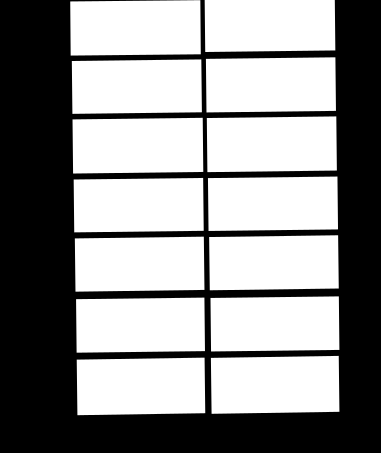
#> input picture mask_crop.png, 381 x 453 px
$ python main.py   (older library calls are emulated)
#> lines starting #> are read from the running program, lines starting #| are printed output that depends on the picture; after the words box and inside, x2 and y2 are one past the last pixel; in counts of white or black regions, pixels touching at a corner belong together
### util.py
import cv2
import numpy as np
import pickle
from skimage.transform import resize
MODEL = pickle.load(open('model.p','rb'))
#> (reads model.p from the repository)
#> further down, mask is the input picture: shape (453, 381); min 0, max 255, mean 143.3

def get_parking_spots_bboxes(connected_components):
  (totalLabels, label_ids, values, centroids) = connected_components
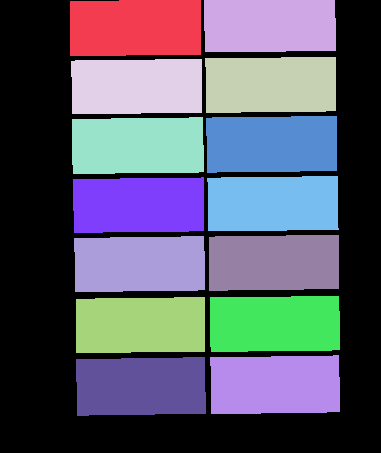
#> label_ids: shape (453, 381) int32; 15 distinct labels, from 0 to 14; one colour per label, 0 black
#> totalLabels = 15; values = 15 rows, first 6: [0, 0, 381, 453, 73221], [70, 0, 131, 56, 7212], [204, 0, 132, 52, 6775], [205, 57, 131, 56, 7109], [71, 59, 131, 55, 7019], [72, 117, 132, 57, 7237]; centroids = 15 rows, first 8: [169.7, 253.8], [135, 27.4], [269.2, 25.31], [270.4, 84.36], [136.4, 86.06], [137.4, 145.3], [271.3, 143.7], [138.2, 204.7]

  slots = []
  coef = 1
  for i in range(1,totalLabels):
    x1 = int(values[i, cv2.CC_STAT_LEFT] * coef)
    y1 = int(values[i, cv2.CC_STAT_TOP] * coef)
    w = int(values[i, cv2.CC_STAT_WIDTH] * coef)
    h = int(values[i, cv2.CC_STAT_HEIGHT] * coef)
    slots.append((x1,y1,w,h))
#> this loop made 14 passes
#> (x1, y1, w, h) on passes 1 to 12: (70, 0, 131, 56), (204, 0, 132, 52), (205, 57, 131, 56), (71, 59, 131, 55), (72, 117, 132, 57), (206, 116, 131, 57), (73, 177, 131, 56), (207, 176, 132, 55), (209, 235, 130, 56), (74, 236, 131, 56), (76, 297, 129, 56), (210, 296, 130, 56)
#> after the loop, slots = 14 items, first 6: (70, 0, 131, 56), (204, 0, 132, 52), (205, 57, 131, 56), (71, 59, 131, 55), (72, 117, 132, 57), (206, 116, 131, 57)
  return slots

def empty_or_not(spot_bgr):
  flat_data=[]
  img_reiszed = resize(spot_bgr,(15,15,3))
  flat_data.append(img_reiszed.flatten())
  flat_data= np.array(flat_data)
  y_output=MODEL.predict(flat_data)
  if y_output == 0:
    return True
  else:
    return False

def calc_diff(im1,im2):
  return np.abs(np.mean(im1) - np.mean(im2))

### main.py
import cv2
import numpy as np
from util import get_parking_spots_bboxes, empty_or_not, calc_diff

video_path='parking_crop.mp4'
mask='mask_crop.png'
mask = cv2.imread(mask,0)

connected_components = cv2.connectedComponentsWithStats(mask,4,cv2.CV_32S)
spots = get_parking_spots_bboxes(connected_components)
#> spots has the same summary as slots in get_parking_spots_bboxes

frame_nmr=0
prev_frame = None

step = 30 # Check every 30 frames
spots_status = [None for j in spots]
#> spots_status = 14 items
diffs = [None for j in spots]
#> diffs = 14 items

cap = cv2.VideoCapture(video_path)

# Check if the video capture is open
if not cap.isOpened():
    print("Error: Unable to open video source")
    exit()

# Do something with the video capture, like reading frames
while True:
    ret, frame = cap.read()
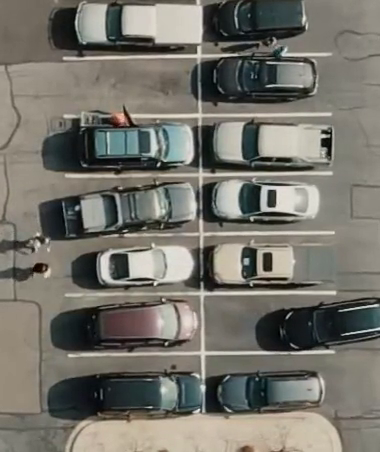
#> input picture frame 84 of parking_crop.mp4, 380 x 452 px
#> frame is the input picture: shape (452, 380, 3); mean B, G, R 106.6, 114.8, 116.9

    if frame_nmr % step == 0 and prev_frame is not None: # Capture every 30 frames

        for spot_index, spot in enumerate(spots):

                x1,y1,w,h = spot
                spot_crop = frame[y1:y1 + h,x1:x1+w, :]
                prev_crop= prev_frame[y1:y1 + h,x1:x1+w, :]
                diffs[spot_index] = calc_diff(spot_crop,prev_crop) # Diff between current and previous frame

    if frame_nmr % step == 0:

        if prev_frame is  None:
            toBeChecked = range(len(spots)) # For first 29 frames

        else:
            toBeChecked = [i for i in np.argsort(diffs) if diffs[i]/np.amax(diffs) > 0.4] # Diffrence more than 0.4 are needed to be checked

        for spot_index in toBeChecked:

            spot=spots[spot_index]
            x1,y1,w,h = spot
            spot_crop = frame[y1:y1 + h,x1:x1+w, :]
            spot_status = empty_or_not(spot_crop)   # Check if the "changed" spot is empty or not
            spots_status[spot_index] = spot_status
#> this loop made 14 passes
#> (x1, y1, w, h, y_output in empty_or_not, spot_status) on passes 1 to 12: (70, 0, 131, 56, [1], False), (204, 0, 132, 52, [1], False), (205, 57, 131, 56, [1], False), (71, 59, 131, 55, [0], True), (72, 117, 132, 57, [1], False), (206, 116, 131, 57, [1], False), (73, 177, 131, 56, [1], False), (207, 176, 132, 55, [1], False), (209, 235, 130, 56, [1], False), (74, 236, 131, 56, [1], False), (76, 297, 129, 56, [1], False), (210, 296, 130, 56, [0], True)
#> pass 1, `spot_crop = frame[y1:y1 + h,x1:x1+w, :]`:
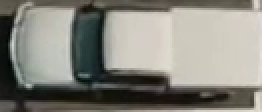
#> spot_crop: shape (56, 131, 3) (shown 2 times larger); mean B, G, R 124.9, 132.8, 134.1
#> after the loop:
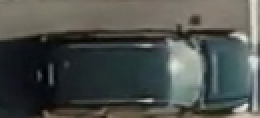
#> spot_crop: shape (59, 130, 3) (shown 2 times larger); mean B, G, R 76, 79.9, 76.2
#> after the loop, spots_status = [False, False, False, True, False, False, False, False, False, False, False, True, False, False]

    if frame_nmr % step == 0:
       prev_frame = frame.copy()

    for spot_index, spot in enumerate(spots):  # Printing the bboxes every frame

        spot_status = spots_status[spot_index]
        x1 , y1 , w , h = spots[spot_index]
        if spot_status:
          frame = cv2.rectangle(frame,(x1,y1),(x1+w,y1+h),(0,255,0),2)
        else:
          frame = cv2.rectangle(frame,(x1,y1),(x1+w,y1+h),(0,0,255),2)
#> this loop made 14 passes
#> pass 1, `frame = cv2.rectangle(frame,(x1,y1),(x1+w,y1+h),(0,0,255),2)`:
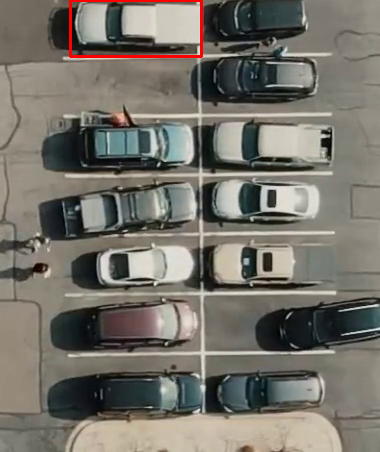
#> frame: shape (452, 380, 3); 0.57% of pixels changed, all inside (x1, y1, x2, y2) = (69, 0, 203, 58)
#> after the loop:
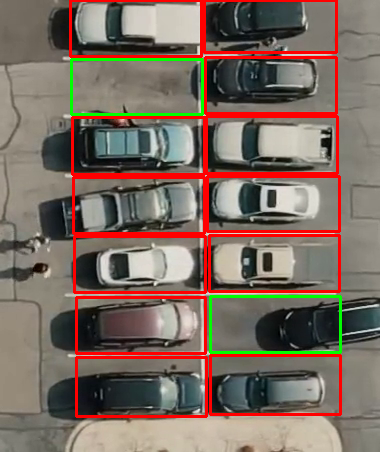
#> frame: shape (452, 380, 3); mean B, G, R 96.4, 107.1, 125

    cv2.rectangle(frame, (80, 20), (550, 80), (0, 0, 0), -1)

    cv2.putText(frame, 'Available spots: {} / {}'.format(str(sum(spots_status)), str(len(spots_status))), (100, 60),cv2.FONT_HERSHEY_SIMPLEX, 1, (255, 255, 255), 2)
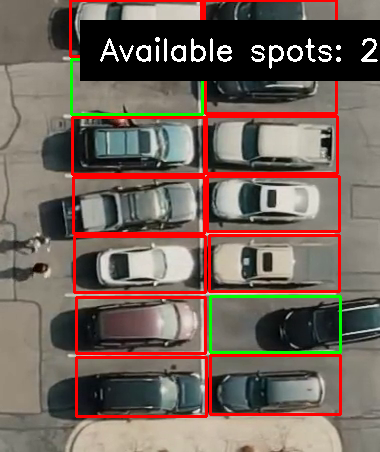
#> frame: shape (452, 380, 3); mean B, G, R 89.6, 99.1, 115.1

    cv2.namedWindow('frame', cv2.WINDOW_NORMAL)

    cv2.imshow('frame',frame)
    # Exit loop if 'q' is pressed
    if cv2.waitKey(25) & 0xFF == ord('q'):
#> (key q is pressed here)
        break
    frame_nmr += 1

# Release the video capture resources
cap.release()
#> (the run stopped early here; a loop or call above may not have finished)
